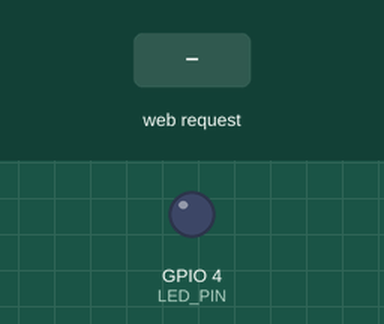
Simulated run of this program. Board: ESP32. Parts: output pins drawn as LEDs (lit = HIGH). Inputs (shaded band) come from the test bench. WiFi joins after 1.5 s; servers stay silent unless stated; what the program prints to the serial monitor is not drawn.

Above: at 2.7 s.
2.8 s: HTTP request GET /led/on received
At 4.0 s:
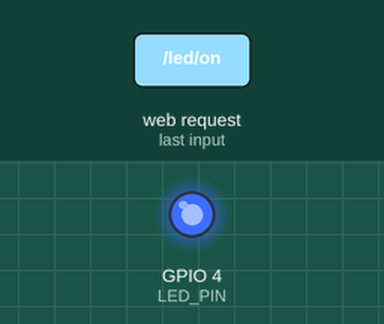
4.3 s: HTTP request GET /led/off received
At 5.2 s:
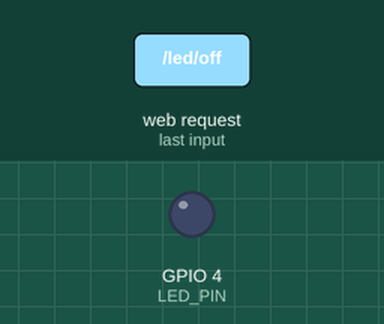
5.8 s: HTTP request GET /led/toggle received
At 6.4 s:
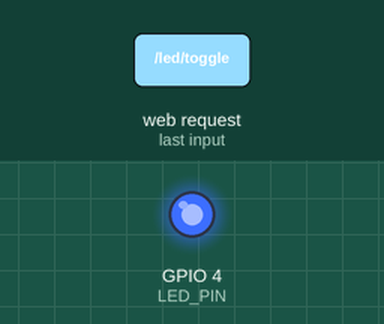
Timing chart, 0 to 8.8 s (numbered marks = the images above; inputs shaded):
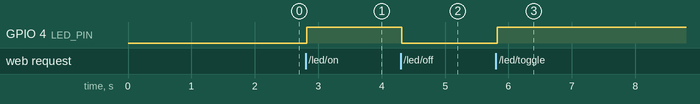

The program:

main.cpp
```cpp
#include <Arduino.h>
#include <WiFi.h>
#include <AsyncTCP.h>
#include <ESPAsyncWebServer.h>

// ==========================================
// Практическая работа №3: Включение и выключение светодиода
// ==========================================

AsyncWebServer server(8080);
const int LED_PIN = 4;
bool isLedOn = false;

void setLed(bool state) {
  isLedOn = state;
  digitalWrite(LED_PIN, state ? HIGH : LOW);
  Serial.printf("[HARDWARE] Светодиод (GPIO %d) -> %s\n", LED_PIN, state ? "HIGH (ВКЛ)" : "LOW (ВЫКЛ)");
}

void setup() {
  Serial.begin(115200);
  Serial.println("\n==========================================");
  Serial.println("  [ЛАБ 3] ESP32: Включение/Выключение LED (GPIO 4)");
  Serial.println("==========================================");

  // Настройка заголовков: закрывать сокеты сразу (защита от зависания браузеров)
  DefaultHeaders::Instance().addHeader("Connection", "close");
  DefaultHeaders::Instance().addHeader("Access-Control-Allow-Origin", "*");

  // Шаг 1: Конфигурация пина светодиода
  pinMode(LED_PIN, OUTPUT);
  setLed(false);

  // Шаг 2: Подключение к Wi-Fi сети Wokwi
  WiFi.mode(WIFI_STA);
  WiFi.begin("Wokwi-GUEST", "", 6);
  Serial.print("[WiFi] Подключение к Wokwi-GUEST");

  while (WiFi.status() != WL_CONNECTED) {
    delay(100);
    Serial.print(".");
  }

  Serial.println("\n[WiFi] Подключено! IP: " + WiFi.localIP().toString());

  // Шаг 3: Регистрация REST API маршрутов

  // Корневой статус
  server.on("/", HTTP_GET, [](AsyncWebServerRequest *request) {
    request->send(200, "text/plain", "ESP32_READY");
  });

  // Получение текущего состояния
  server.on("/status", HTTP_GET, [](AsyncWebServerRequest *request) {
    char response[64];
    snprintf(response, sizeof(response), "STATUS:LED=%s", isLedOn ? "ON" : "OFF");
    request->send(200, "text/plain", response);
  });

  // Включение светодиода
  server.on("/led/on", HTTP_GET, [](AsyncWebServerRequest *request) {
    setLed(true);
    request->send(200, "text/plain", "STATUS:LED_IS_ON");
  });

  // Выключение светодиода
  server.on("/led/off", HTTP_GET, [](AsyncWebServerRequest *request) {
    setLed(false);
    request->send(200, "text/plain", "STATUS:LED_IS_OFF");
  });

  // Переключение состояния (Toggle)
  server.on("/led/toggle", HTTP_GET, [](AsyncWebServerRequest *request) {
    setLed(!isLedOn);
    request->send(200, "text/plain", isLedOn ? "STATUS:LED_IS_ON" : "STATUS:LED_IS_OFF");
  });

  // Обработчик 404
  server.onNotFound([](AsyncWebServerRequest *request) {
    request->send(404, "text/plain", "NOT_FOUND");
  });

  // Шаг 4: Запуск сервера
  server.begin();
  Serial.println("[HTTP] AsyncWebServer запущен на порту 8080!");
}

void loop() {
  delay(100);
}
```

Measured:
- after the input at 2.8 s, GPIO 4 (LED_PIN): LOW → HIGH at once
- after the input at 4.3 s, GPIO 4 (LED_PIN): HIGH → LOW at once
- after the input at 5.8 s, GPIO 4 (LED_PIN): LOW → HIGH at once
